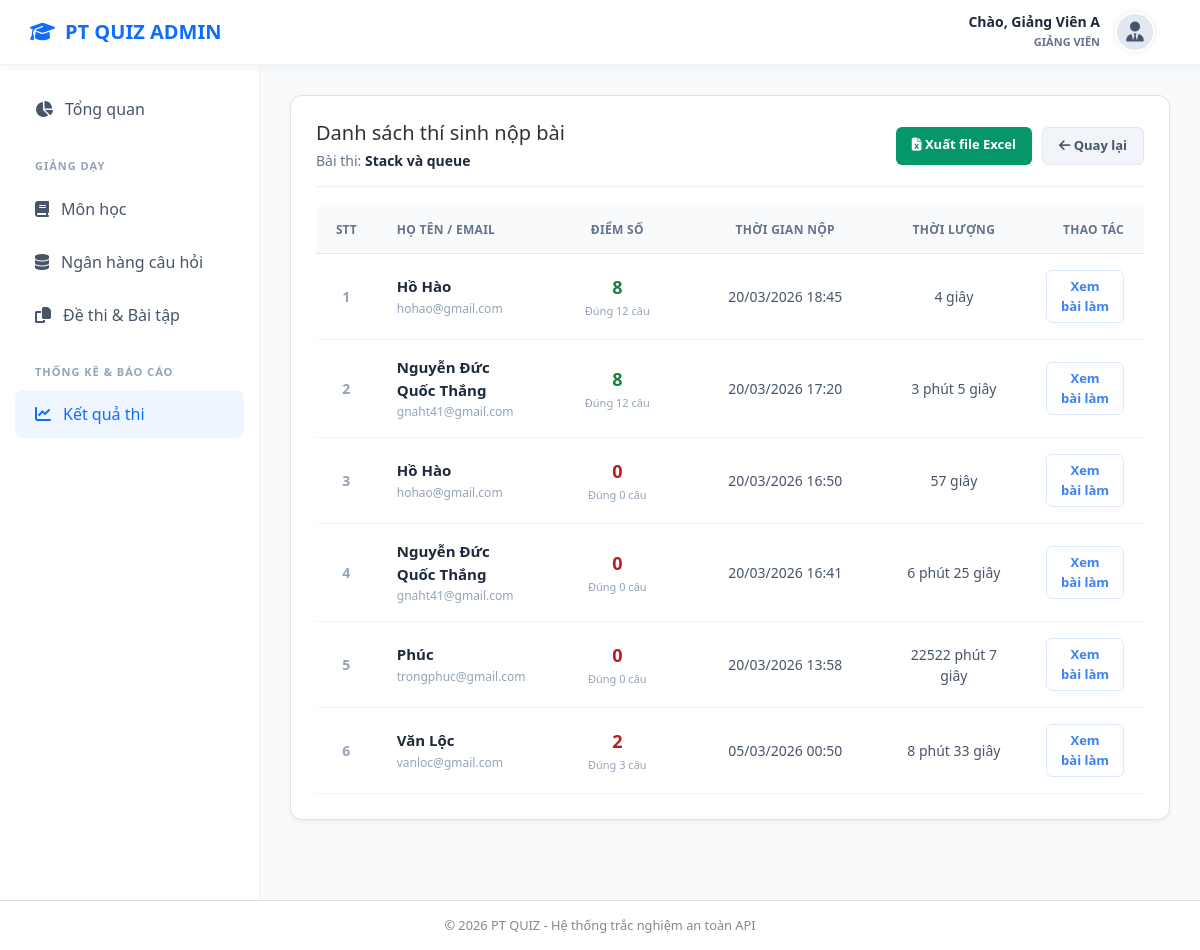
Screenshot of /index.php?act=ketqua-thi&id_baithi=35 (signed in) with the database file from the repository.
### tables this page shows
CREATE TABLE `baithi` (
  `id_baithi` int(11) NOT NULL,
  `id_monhoc` int(11) DEFAULT NULL,
  `ten_baithi` varchar(255) DEFAULT NULL,
  `mieuta` text DEFAULT NULL,
  `tongcauhoi` int(11) DEFAULT NULL,
  `thoigianlam` int(11) DEFAULT NULL,
  `thoigianbatdau` datetime DEFAULT NULL,
  `thoigianketthuc` datetime DEFAULT NULL,
  `trangthai` varchar(50) DEFAULT NULL,
  `xao_tron` tinyint(1) NOT NULL DEFAULT 0,
  `hien_dapan` tinyint(1) DEFAULT 0,
  `ngaytao` datetime DEFAULT NULL
);

CREATE TABLE `lanthi` (
  `id_lanthi` int(11) NOT NULL,
  `id_nguoidung` int(11) DEFAULT NULL,
  `id_baithi` int(11) DEFAULT NULL,
  `thoigianbatdau` datetime DEFAULT NULL,
  `thoigiannop` datetime DEFAULT NULL,
  `diem` float DEFAULT NULL,
  `thoigianconlai` int(11) DEFAULT NULL,
  `cautraloi_tam` text DEFAULT NULL,
  `trangthai` varchar(50) DEFAULT NULL,
  `socaudung` int(11) DEFAULT NULL,
  `tongdiem_toida` float DEFAULT NULL
);

CREATE TABLE `nguoidung` (
  `id_nguoidung` int(11) NOT NULL,
  `email` varchar(100) DEFAULT NULL,
  `matkhau` varchar(255) DEFAULT NULL,
  `reset_token` varchar(64) DEFAULT NULL,
  `reset_token_expire` datetime DEFAULT NULL,
  `ten` varchar(100) DEFAULT NULL,
  `vaitro` varchar(50) DEFAULT NULL,
  `trangthai` varchar(50) DEFAULT NULL,
  `ngaytao` datetime DEFAULT NULL
);

### controller/giangvien/ketqua.controller.php (called while the page is built, shortened)
<?php
require_once __DIR__ . "/../../model/giangvien/ketqua.model.php";
function ketqua_index() {
    $id_giangvien = $_SESSION['user']['id_nguoidung'] ?? 0;
    if (isset($_GET['id_baithi'])) {
        $id_baithi = (int)$_GET['id_baithi'];
        $submissions = get_exam_submissions($id_baithi);
        $conn = Database::connect();
        $stmt = $conn->prepare("SELECT ten_baithi FROM baithi WHERE id_baithi = ?");
        $stmt->bind_param("i", $id_baithi);
        $stmt->execute();
        $baithi = $stmt->get_result()->fetch_assoc();
        return [
            'id_baithi' => $id_baithi,
            'title' => "Kết quả: " . ($baithi['ten_baithi'] ?? '---'),
            'view' => "views/giangvien/ketqua/submissions.php",
            'data' => $submissions,
            'baithi' => $baithi
        ];
    }
    $list_baithi = get_exam_results_summary($id_giangvien);
    return [
        'title' => "Kết quả thi",
        'view' => "views/giangvien/ketqua/list.php",
        'data' => $list_baithi
    ];
}

### model/giangvien/ketqua.model.php (called while the page is built, shortened)
<?php
function get_exam_submissions($id_baithi) {
    $conn = Database::connect();
    $sql = "SELECT
                l.id_lanthi,
                l.id_nguoidung,
                n.ten as ten_thisinh,
                n.email as email_thisinh,
                l.diem,
                l.socaudung,
                l.thoigianbatdau,
                l.thoigiannop,
                TIMESTAMPDIFF(SECOND, l.thoigianbatdau, l.thoigiannop) as thoi_gian_lam_giay
            FROM lanthi l
            JOIN nguoidung n ON l.id_nguoidung = n.id_nguoidung
            WHERE l.id_baithi = ? AND l.trangthai = 'done'
            ORDER BY l.thoigiannop DESC";
    $stmt = $conn->prepare($sql);
    $stmt->bind_param("i", $id_baithi);
    $stmt->execute();
    $result = $stmt->get_result();
    $data = $result->fetch_all(MYSQLI_ASSOC);
    return $data;
}

### views/giangvien/ketqua/submissions.php (the view)
<div class="card" style="background: white; padding: 25px; border-radius: 12px; border: 1px solid #dee2e6; box-shadow: 0 2px 4px rgba(0,0,0,0.05);">
    <div style="display: flex; justify-content: space-between; align-items: center; margin-bottom: 20px; padding-bottom: 15px; border-bottom: 1px solid #eee;">
        <div>
            <h2 style="margin: 0; color: #333; font-size: 20px;">Danh sách thí sinh nộp bài</h2>
            <div style="margin-top: 5px; color: #64748b; font-size: 14px;">
                Bài thi: <strong style="color: #1e293b;"><?= htmlspecialchars($baithi['ten_baithi'] ?? '---') ?></strong>
            </div>
        </div>
        <div style="display:flex; gap:10px;">
            <a href="api/ketqua/export-excel?id_baithi=<?= $id_baithi ?>"
               style="background:#059669; color:white; padding:8px 16px; border-radius:6px; text-decoration:none; font-size:13px; font-weight:600; border:none;">
               <i class="fas fa-file-excel"></i> Xuất file Excel
            </a>
            <a href="index.php?act=ketqua-thi"
               style="background:#f1f5f9; color:#475569; padding:8px 16px; border-radius:6px; text-decoration:none; font-size:13px; font-weight:600; border:1px solid #e2e8f0;">
               <i class="fas fa-arrow-left"></i> Quay lại
            </a>
        </div>
    </div>
    <table style="width: 100%; border-collapse: collapse;">
        <thead>
            <tr style="background: #f8fafc; border-bottom: 1px solid #e2e8f0;">
                <th style="padding: 14px 20px; text-align: center; color:#64748b; font-size:12px; font-weight:600; text-transform:uppercase; width:60px;">STT</th>
                <th style="padding: 14px 20px; text-align: left; color:#64748b; font-size:12px; font-weight:600; text-transform:uppercase; letter-spacing:0.025em;">Họ tên / Email</th>
                <th style="padding: 14px 20px; text-align: center; color:#64748b; font-size:12px; font-weight:600; text-transform:uppercase; letter-spacing:0.025em; width:150px;">Điểm số</th>
                <th style="padding: 14px 20px; text-align: center; color:#64748b; font-size:12px; font-weight:600; text-transform:uppercase; letter-spacing:0.025em; width:200px;">Thời gian nộp</th>
                <th style="padding: 14px 20px; text-align: center; color:#64748b; font-size:12px; font-weight:600; text-transform:uppercase; letter-spacing:0.025em; width:150px;">Thời lượng</th>
                <th style="padding: 14px 20px; text-align: right; color:#64748b; font-size:12px; font-weight:600; text-transform:uppercase; letter-spacing:0.025em; width:120px;">Thao tác</th>
            </tr>
        </thead>
        <tbody>
            <?php if (empty($data)): ?>
                <tr>
                    <td colspan="6" style="text-align:center; padding:40px; color:#94a3b8;">Chưa có thí sinh nào nộp bài thi này.</td>
                </tr>
            <?php else: ?>
                <?php foreach ($data as $index => $sub): ?>
                    <tr style="border-bottom:1px solid #f1f5f9; cursor:pointer;"
                        onclick="window.location.href='index.php?act=ketqua-thi&id_lanthi=<?= $sub['id_lanthi'] ?>'"
                        onmouseover="this.style.background='#f8fafc'" onmouseout="this.style.background='white'">
                        <td style="padding:16px 20px; text-align:center; color:#94a3b8; font-size:14px; font-weight:600;"><?= $index + 1 ?></td>
                        <td style="padding:16px 20px;">
                            <div style="font-weight:700; color:#1e293b; font-size:15px;"><?= htmlspecialchars($sub['ten_thisinh']) ?></div>
                            <div style="font-size:12px; color:#94a3b8; margin-top:2px;"><?= htmlspecialchars($sub['email_thisinh']) ?></div>
                        </td>
                        <td style="padding:16px 20px; text-align:center;">
                            <?php
                                $color = '#1e293b';
                                if ($sub['diem'] >= 8) $color = '#15803d';
                                elseif ($sub['diem'] >= 5) $color = '#1d4ed8';
                                else $color = '#b91c1c';
                            ?>
                            <div style="font-size:18px; font-weight:800; color:<?= $color ?>;"><?= $sub['diem'] ?></div>
                            <div style="font-size:11px; color:#94a3b8; margin-top:2px;">Đúng <?= $sub['socaudung'] ?> câu</div>
                        </td>
                        <td style="padding:16px 20px; text-align:center; color:#475569; font-size:14px;">
                            <?= date('d/m/Y H:i', strtotime($sub['thoigiannop'])) ?>
                        </td>
                        <td style="padding:16px 20px; text-align:center; color:#475569; font-size:14px;">
                            <?php
                                $s = $sub['thoi_gian_lam_giay'];
                                if ($s < 60) echo $s . " giây";
                                else echo floor($s / 60) . " phút " . ($s % 60) . " giây";
                            ?>
                        </td>
                        <td style="padding:16px 20px; text-align:right;">
                            <button style="background:#fff; color:#3b82f6; border:1px solid #dbeafe; padding:6px 12px; border-radius:6px; cursor:pointer; font-size:13px; font-weight:600;">Xem bài làm</button>
                        </td>
                    </tr>
                <?php endforeach; ?>
            <?php endif; ?>
        </tbody>
    </table>
</div>

### views/layouts/header.php (style rules this page uses)
:root { --primary-blue: #0d6efd; --dark-text: #212529; --light-bg: #f8fafc; --sidebar-bg: #ffffff; }
body { margin: 0; font-family: 'Segoe UI', sans-serif; background: var(--light-bg); }

### rows the page displays
baithi: ten_baithi "Stack và queue"
lanthi: id_nguoidung.ten "Hồ Hào", id_nguoidung.email "hohao@gmail.com", diem "8", socaudung "12", thoigiannop "20/03/2026 18:45", s "4"
lanthi: id_nguoidung.ten "Nguyễn Đức Quốc Thắng", id_nguoidung.email "gnaht41@gmail.com", diem "8", socaudung "12", thoigiannop "20/03/2026 17:20", s "3", s "5"
lanthi: id_nguoidung.ten "Hồ Hào", id_nguoidung.email "hohao@gmail.com", diem "0", socaudung "0", thoigiannop "20/03/2026 16:50", s "57"
lanthi: id_nguoidung.ten "Nguyễn Đức Quốc Thắng", id_nguoidung.email "gnaht41@gmail.com", diem "0", socaudung "0", thoigiannop "20/03/2026 16:41", s "6", s "25"
lanthi: id_nguoidung.ten "Phúc", id_nguoidung.email "trongphuc@gmail.com", diem "0", socaudung "0", thoigiannop "20/03/2026 13:58", s "22522", s "7"
lanthi: id_nguoidung.ten "Văn Lộc", id_nguoidung.email "vanloc@gmail.com", diem "2", socaudung "3", thoigiannop "05/03/2026 00:50", s "8", s "33"

### other values shown
$_SESSION['user']['ten'] "Giảng Viên A"
